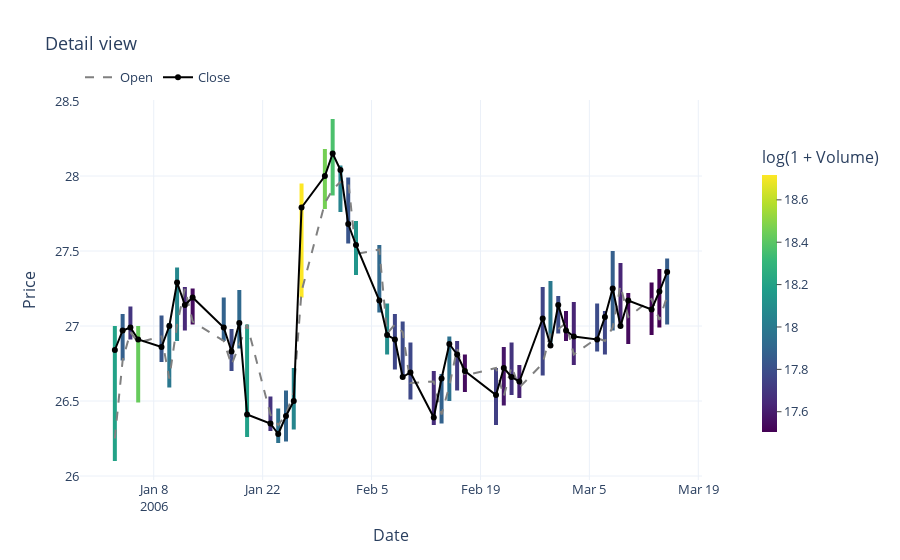
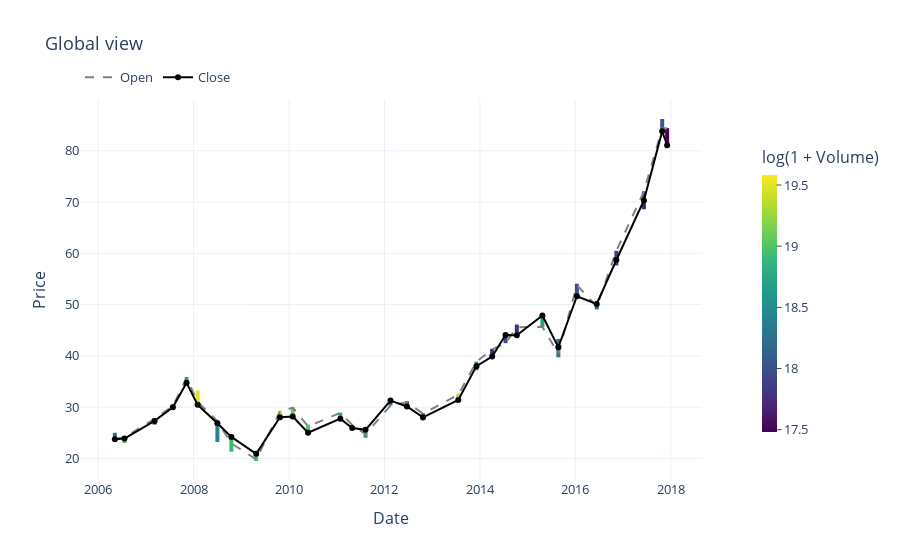

The code cell stored with these charts, in order, in its notebook:
### Markdown cell above
## Visualise time-series

### Code cell
StockVisualizer(title="Detail view").visualize(raw_df[:50])

# Compress dataframe (from each window of length 'w' select the day with the largest range Low - High)
rows, w = [], 100
for i in range(0, len(raw_df), w):
    window = raw_df.iloc[i:i+w]
    if window.empty:
        continue
    idx = (window["High"] - window["Low"]).idxmax()
    rows.append(raw_df.loc[idx])
compressed_df = pd.DataFrame(rows).reset_index(drop=True)

StockVisualizer(title="Global view").visualize(compressed_df)

### Figure 1 — Plotly figure (JSON) as saved in the notebook; plotly's stock layout.template omitted (floating-point values rounded to 4 significant figures)
{"data": [{"line": {"color": "rgb(34, 162, 135)", "width": 4}, "mode": "lines", "showlegend": false, "type": "scatter", "x": ["2006-01-03T00:00:00", "2006-01-03T00:00:00"], "y": [26.1, 27]}, {"line": {"color": "rgb(52, 96, 141)", "width": 4}, "mode": "lines", "showlegend": false, "type": "scatter", "x": ["2006-01-04T00:00:00", "2006-01-04T00:00:00"], "y": [26.77, 27.08]}, {"line": {"color": "rgb(68, 53, 127)", "width": 4}, "mode": "lines", "showlegend": false, "type": "scatter", "x": ["2006-01-05T00:00:00", "2006-01-05T00:00:00"], "y": [26.91, 27.13]}, {"line": {"color": "rgb(103, 203, 92)", "width": 4}, "mode": "lines", "showlegend": false, "type": "scatter", "x": ["2006-01-06T00:00:00", "2006-01-06T00:00:00"], "y": [26.49, 27]}, {"line": {"color": "rgb(56, 87, 139)", "width": 4}, "mode": "lines", "showlegend": false, "type": "scatter", "x": ["2006-01-09T00:00:00", "2006-01-09T00:00:00"], "y": [26.76, 27.07]}, {"line": {"color": "rgb(42, 119, 142)", "width": 4}, "mode": "lines", "showlegend": false, "type": "scatter", "x": ["2006-01-10T00:00:00", "2006-01-10T00:00:00"], "y": [26.59, 27.02]}, {"line": {"color": "rgb(37, 135, 141)", "width": 4}, "mode": "lines", "showlegend": false, "type": "scatter", "x": ["2006-01-11T00:00:00", "2006-01-11T00:00:00"], "y": [26.9, 27.39]}, {"line": {"color": "rgb(72, 41, 121)", "width": 4}, "mode": "lines", "showlegend": false, "type": "scatter", "x": ["2006-01-12T00:00:00", "2006-01-12T00:00:00"], "y": [26.97, 27.26]}, {"line": {"color": "rgb(69, 11, 94)", "width": 4}, "mode": "lines", "showlegend": false, "type": "scatter", "x": ["2006-01-13T00:00:00", "2006-01-13T00:00:00"], "y": [27.01, 27.25]}, {"line": {"color": "rgb(51, 99, 141)", "width": 4}, "mode": "lines", "showlegend": false, "type": "scatter", "x": ["2006-01-17T00:00:00", "2006-01-17T00:00:00"], "y": [26.9, 27.19]}, {"line": {"color": "rgb(62, 74, 137)", "width": 4}, "mode": "lines", "showlegend": false, "type": "scatter", "x": ["2006-01-18T00:00:00", "2006-01-18T00:00:00"], "y": [26.7, 26.98]}, {"line": {"color": "rgb(48, 105, 142)", "width": 4}, "mode": "lines", "showlegend": false, "type": "scatter", "x": ["2006-01-19T00:00:00", "2006-01-19T00:00:00"], "y": [26.85, 27.24]}, {"line": {"color": "rgb(33, 160, 136)", "width": 4}, "mode": "lines", "showlegend": false, "type": "scatter", "x": ["2006-01-20T00:00:00", "2006-01-20T00:00:00"], "y": [26.26, 27.01]}, {"line": {"color": "rgb(69, 52, 126)", "width": 4}, "mode": "lines", "showlegend": false, "type": "scatter", "x": ["2006-01-23T00:00:00", "2006-01-23T00:00:00"], "y": [26.3, 26.53]}, {"line": {"color": "rgb(45, 114, 142)", "width": 4}, "mode": "lines", "showlegend": false, "type": "scatter", "x": ["2006-01-24T00:00:00", "2006-01-24T00:00:00"], "y": [26.22, 26.45]}, {"line": {"color": "rgb(50, 101, 141)", "width": 4}, "mode": "lines", "showlegend": false, "type": "scatter", "x": ["2006-01-25T00:00:00", "2006-01-25T00:00:00"], "y": [26.23, 26.57]}, {"line": {"color": "rgb(37, 133, 141)", "width": 4}, "mode": "lines", "showlegend": false, "type": "scatter", "x": ["2006-01-26T00:00:00", "2006-01-26T00:00:00"], "y": [26.31, 26.72]}, {"line": {"color": "rgb(253, 231, 37)", "width": 4}, "mode": "lines", "showlegend": false, "type": "scatter", "x": ["2006-01-27T00:00:00", "2006-01-27T00:00:00"], "y": [27.19, 27.95]}, {"line": {"color": "rgb(116, 207, 84)", "width": 4}, "mode": "lines", "showlegend": false, "type": "scatter", "x": ["2006-01-30T00:00:00", "2006-01-30T00:00:00"], "y": [27.78, 28.18]}, {"line": {"color": "rgb(76, 192, 108)", "width": 4}, "mode": "lines", "showlegend": false, "type": "scatter", "x": ["2006-01-31T00:00:00", "2006-01-31T00:00:00"], "y": [27.87, 28.38]}, {"line": {"color": "rgb(38, 130, 142)", "width": 4}, "mode": "lines", "showlegend": false, "type": "scatter", "x": ["2006-02-01T00:00:00", "2006-02-01T00:00:00"], "y": [27.76, 28.07]}, {"line": {"color": "rgb(57, 85, 139)", "width": 4}, "mode": "lines", "showlegend": false, "type": "scatter", "x": ["2006-02-02T00:00:00", "2006-02-02T00:00:00"], "y": [27.55, 27.99]}, {"line": {"color": "rgb(33, 149, 139)", "width": 4}, "mode": "lines", "showlegend": false, "type": "scatter", "x": ["2006-02-03T00:00:00", "2006-02-03T00:00:00"], "y": [27.34, 27.7]}, {"line": {"color": "rgb(49, 105, 142)", "width": 4}, "mode": "lines", "showlegend": false, "type": "scatter", "x": ["2006-02-06T00:00:00", "2006-02-06T00:00:00"], "y": [27.09, 27.54]}, {"line": {"color": "rgb(35, 141, 140)", "width": 4}, "mode": "lines", "showlegend": false, "type": "scatter", "x": ["2006-02-07T00:00:00", "2006-02-07T00:00:00"], "y": [26.81, 27.15]}, {"line": {"color": "rgb(63, 70, 136)", "width": 4}, "mode": "lines", "showlegend": false, "type": "scatter", "x": ["2006-02-08T00:00:00", "2006-02-08T00:00:00"], "y": [26.71, 27.08]}, {"line": {"color": "rgb(61, 75, 137)", "width": 4}, "mode": "lines", "showlegend": false, "type": "scatter", "x": ["2006-02-09T00:00:00", "2006-02-09T00:00:00"], "y": [26.65, 27.03]}, {"line": {"color": "rgb(62, 72, 136)", "width": 4}, "mode": "lines", "showlegend": false, "type": "scatter", "x": ["2006-02-10T00:00:00", "2006-02-10T00:00:00"], "y": [26.51, 26.89]}, {"line": {"color": "rgb(70, 45, 123)", "width": 4}, "mode": "lines", "showlegend": false, "type": "scatter", "x": ["2006-02-13T00:00:00", "2006-02-13T00:00:00"], "y": [26.34, 26.7]}, {"line": {"color": "rgb(51, 98, 141)", "width": 4}, "mode": "lines", "showlegend": false, "type": "scatter", "x": ["2006-02-14T00:00:00", "2006-02-14T00:00:00"], "y": [26.35, 26.68]}, {"line": {"color": "rgb(45, 113, 142)", "width": 4}, "mode": "lines", "showlegend": false, "type": "scatter", "x": ["2006-02-15T00:00:00", "2006-02-15T00:00:00"], "y": [26.5, 26.93]}, {"line": {"color": "rgb(66, 59, 130)", "width": 4}, "mode": "lines", "showlegend": false, "type": "scatter", "x": ["2006-02-16T00:00:00", "2006-02-16T00:00:00"], "y": [26.57, 26.9]}, {"line": {"color": "rgb(69, 12, 94)", "width": 4}, "mode": "lines", "showlegend": false, "type": "scatter", "x": ["2006-02-17T00:00:00", "2006-02-17T00:00:00"], "y": [26.56, 26.81]}, {"line": {"color": "rgb(65, 63, 132)", "width": 4}, "mode": "lines", "showlegend": false, "type": "scatter", "x": ["2006-02-21T00:00:00", "2006-02-21T00:00:00"], "y": [26.34, 26.72]}, {"line": {"color": "rgb(70, 22, 104)", "width": 4}, "mode": "lines", "showlegend": false, "type": "scatter", "x": ["2006-02-22T00:00:00", "2006-02-22T00:00:00"], "y": [26.47, 26.86]}, {"line": {"color": "rgb(68, 52, 126)", "width": 4}, "mode": "lines", "showlegend": false, "type": "scatter", "x": ["2006-02-23T00:00:00", "2006-02-23T00:00:00"], "y": [26.54, 26.89]}, {"line": {"color": "rgb(71, 34, 114)", "width": 4}, "mode": "lines", "showlegend": false, "type": "scatter", "x": ["2006-02-24T00:00:00", "2006-02-24T00:00:00"], "y": [26.52, 26.74]}, {"line": {"color": "rgb(63, 69, 135)", "width": 4}, "mode": "lines", "showlegend": false, "type": "scatter", "x": ["2006-02-27T00:00:00", "2006-02-27T00:00:00"], "y": [26.67, 27.26]}, {"line": {"color": "rgb(42, 120, 142)", "width": 4}, "mode": "lines", "showlegend": false, "type": "scatter", "x": ["2006-02-28T00:00:00", "2006-02-28T00:00:00"], "y": [26.87, 27.3]}, {"line": {"color": "rgb(61, 76, 137)", "width": 4}, "mode": "lines", "showlegend": false, "type": "scatter", "x": ["2006-03-01T00:00:00", "2006-03-01T00:00:00"], "y": [26.95, 27.2]}, {"line": {"color": "rgb(69, 14, 96)", "width": 4}, "mode": "lines", "showlegend": false, "type": "scatter", "x": ["2006-03-02T00:00:00", "2006-03-02T00:00:00"], "y": [26.9, 27.1]}, {"line": {"color": "rgb(72, 37, 117)", "width": 4}, "mode": "lines", "showlegend": false, "type": "scatter", "x": ["2006-03-03T00:00:00", "2006-03-03T00:00:00"], "y": [26.74, 27.16]}, {"line": {"color": "rgb(61, 76, 137)", "width": 4}, "mode": "lines", "showlegend": false, "type": "scatter", "x": ["2006-03-06T00:00:00", "2006-03-06T00:00:00"], "y": [26.83, 27.15]}, {"line": {"color": "rgb(63, 70, 135)", "width": 4}, "mode": "lines", "showlegend": false, "type": "scatter", "x": ["2006-03-07T00:00:00", "2006-03-07T00:00:00"], "y": [26.81, 27.1]}, {"line": {"color": "rgb(53, 95, 141)", "width": 4}, "mode": "lines", "showlegend": false, "type": "scatter", "x": ["2006-03-08T00:00:00", "2006-03-08T00:00:00"], "y": [26.97, 27.5]}, {"line": {"color": "rgb(72, 38, 118)", "width": 4}, "mode": "lines", "showlegend": false, "type": "scatter", "x": ["2006-03-09T00:00:00", "2006-03-09T00:00:00"], "y": [27, 27.42]}, {"line": {"color": "rgb(69, 10, 93)", "width": 4}, "mode": "lines", "showlegend": false, "type": "scatter", "x": ["2006-03-10T00:00:00", "2006-03-10T00:00:00"], "y": [26.88, 27.22]}, {"line": {"color": "rgb(68, 3, 86)", "width": 4}, "mode": "lines", "showlegend": false, "type": "scatter", "x": ["2006-03-13T00:00:00", "2006-03-13T00:00:00"], "y": [26.94, 27.29]}, {"line": {"color": "rgb(68, 1, 84)", "width": 4}, "mode": "lines", "showlegend": false, "type": "scatter", "x": ["2006-03-14T00:00:00", "2006-03-14T00:00:00"], "y": [26.99, 27.38]}, {"line": {"color": "rgb(54, 93, 140)", "width": 4}, "mode": "lines", "showlegend": false, "type": "scatter", "x": ["2006-03-15T00:00:00", "2006-03-15T00:00:00"], "y": [27.01, 27.45]}, {"line": {"color": "gray", "dash": "dash", "width": 2}, "mode": "lines", "name": "Open", "type": "scatter", "x": ["2006-01-03T00:00:00", "2006-01-04T00:00:00", "2006-01-05T00:00:00", "2006-01-06T00:00:00", "2006-01-09T00:00:00", "2006-01-10T00:00:00", "2006-01-11T00:00:00", "2006-01-12T00:00:00", "2006-01-13T00:00:00", "2006-01-17T00:00:00", "2006-01-18T00:00:00", "2006-01-19T00:00:00", "2006-01-20T00:00:00", "2006-01-23T00:00:00", "2006-01-24T00:00:00", "2006-01-25T00:00:00", "2006-01-26T00:00:00", "2006-01-27T00:00:00", "2006-01-30T00:00:00", "2006-01-31T00:00:00", "2006-02-01T00:00:00", "2006-02-02T00:00:00", "2006-02-03T00:00:00", "2006-02-06T00:00:00", "2006-02-07T00:00:00", "2006-02-08T00:00:00", "2006-02-09T00:00:00", "2006-02-10T00:00:00", "2006-02-13T00:00:00", "2006-02-14T00:00:00", "2006-02-15T00:00:00", "2006-02-16T00:00:00", "2006-02-17T00:00:00", "2006-02-21T00:00:00", "2006-02-22T00:00:00", "2006-02-23T00:00:00", "2006-02-24T00:00:00", "2006-02-27T00:00:00", "2006-02-28T00:00:00", "2006-03-01T00:00:00", "2006-03-02T00:00:00", "2006-03-03T00:00:00", "2006-03-06T00:00:00", "2006-03-07T00:00:00", "2006-03-08T00:00:00", "2006-03-09T00:00:00", "2006-03-10T00:00:00", "2006-03-13T00:00:00", "2006-03-14T00:00:00", "2006-03-15T00:00:00"], "y": [26.25, 26.77, 26.96, 26.89, 26.93, 26.65, 27.01, 27.25, 27.03, 26.9, 26.74, 26.87, 27.01, 26.41, 26.34, 26.41, 26.56, 27.23, 27.82, 27.91, 27.96, 27.97, 27.48, 27.51, 26.95, 27.01, 26.96, 26.62, 26.63, 26.41, 26.6, 26.85, 26.67, 26.72, 26.53, 26.73, 26.59, 26.75, 26.95, 26.98, 27.02, 26.81, 26.92, 26.9, 26.99, 27.27, 27.06, 27.18, 27.04, 27.2]}, {"line": {"color": "black", "width": 2}, "mode": "lines+markers", "name": "Close", "type": "scatter", "x": ["2006-01-03T00:00:00", "2006-01-04T00:00:00", "2006-01-05T00:00:00", "2006-01-06T00:00:00", "2006-01-09T00:00:00", "2006-01-10T00:00:00", "2006-01-11T00:00:00", "2006-01-12T00:00:00", "2006-01-13T00:00:00", "2006-01-17T00:00:00", "2006-01-18T00:00:00", "2006-01-19T00:00:00", "2006-01-20T00:00:00", "2006-01-23T00:00:00", "2006-01-24T00:00:00", "2006-01-25T00:00:00", "2006-01-26T00:00:00", "2006-01-27T00:00:00", "2006-01-30T00:00:00", "2006-01-31T00:00:00", "2006-02-01T00:00:00", "2006-02-02T00:00:00", "2006-02-03T00:00:00", "2006-02-06T00:00:00", "2006-02-07T00:00:00", "2006-02-08T00:00:00", "2006-02-09T00:00:00", "2006-02-10T00:00:00", "2006-02-13T00:00:00", "2006-02-14T00:00:00", "2006-02-15T00:00:00", "2006-02-16T00:00:00", "2006-02-17T00:00:00", "2006-02-21T00:00:00", "2006-02-22T00:00:00", "2006-02-23T00:00:00", "2006-02-24T00:00:00", "2006-02-27T00:00:00", "2006-02-28T00:00:00", "2006-03-01T00:00:00", "2006-03-02T00:00:00", "2006-03-03T00:00:00", "2006-03-06T00:00:00", "2006-03-07T00:00:00", "2006-03-08T00:00:00", "2006-03-09T00:00:00", "2006-03-10T00:00:00", "2006-03-13T00:00:00", "2006-03-14T00:00:00", "2006-03-15T00:00:00"], "y": [26.84, 26.97, 26.99, 26.91, 26.86, 27, 27.29, 27.14, 27.19, 26.99, 26.83, 27.02, 26.41, 26.35, 26.28, 26.4, 26.5, 27.79, 28, 28.15, 28.04, 27.68, 27.54, 27.17, 26.94, 26.91, 26.66, 26.69, 26.39, 26.65, 26.88, 26.81, 26.7, 26.54, 26.72, 26.66, 26.63, 27.05, 26.87, 27.14, 26.97, 26.93, 26.91, 27.06, 27.25, 27, 27.17, 27.11, 27.23, 27.36]}, {"hoverinfo": "none", "marker": {"cmax": 18.72, "cmin": 17.5, "colorbar": {"len": 0.8, "outlinewidth": 0, "thickness": 15, "ticks": "outside", "title": {"text": "log(1 + Volume)"}, "x": 1.08, "xanchor": "left", "y": 0.5, "yanchor": "middle"}, "colorscale": [[0, "#440154"], [0.1111, "#482878"], [0.2222, "#3e4989"], [0.3333, "#31688e"], [0.4444, "#26828e"], [0.5556, "#1f9e89"], [0.6667, "#35b779"], [0.7778, "#6ece58"], [0.8889, "#b5de2b"], [1, "#fde725"]], "showscale": true}, "mode": "markers", "showlegend": false, "type": "scatter", "x": [null], "y": [null]}], "layout": {"font": {"size": 13}, "legend": {"orientation": "h", "x": 0, "xanchor": "left", "y": 1.02, "yanchor": "bottom"}, "margin": {"r": 120}, "title": {"text": "Detail view"}, "xaxis": {"title": {"text": "Date"}}, "yaxis": {"title": {"text": "Price"}}}}

### Figure 2 — Plotly figure (JSON) as saved in the notebook; plotly's stock layout.template omitted (floating-point values rounded to 4 significant figures)
{"data": [{"line": {"color": "rgb(48, 107, 142)", "width": 4}, "mode": "lines", "showlegend": false, "type": "scatter", "x": ["2006-05-08T00:00:00", "2006-05-08T00:00:00"], "y": [23.51, 25]}, {"line": {"color": "rgb(78, 193, 107)", "width": 4}, "mode": "lines", "showlegend": false, "type": "scatter", "x": ["2006-07-21T00:00:00", "2006-07-21T00:00:00"], "y": [23, 24.15]}, {"line": {"color": "rgb(54, 93, 140)", "width": 4}, "mode": "lines", "showlegend": false, "type": "scatter", "x": ["2007-03-08T00:00:00", "2007-03-08T00:00:00"], "y": [26.6, 27.85]}, {"line": {"color": "rgb(44, 116, 142)", "width": 4}, "mode": "lines", "showlegend": false, "type": "scatter", "x": ["2007-07-26T00:00:00", "2007-07-26T00:00:00"], "y": [29.51, 30.53]}, {"line": {"color": "rgb(37, 165, 133)", "width": 4}, "mode": "lines", "showlegend": false, "type": "scatter", "x": ["2007-11-08T00:00:00", "2007-11-08T00:00:00"], "y": [34.4, 35.9]}, {"line": {"color": "rgb(224, 227, 39)", "width": 4}, "mode": "lines", "showlegend": false, "type": "scatter", "x": ["2008-02-01T00:00:00", "2008-02-01T00:00:00"], "y": [30.25, 33.25]}, {"line": {"color": "rgb(38, 131, 142)", "width": 4}, "mode": "lines", "showlegend": false, "type": "scatter", "x": ["2008-07-01T00:00:00", "2008-07-01T00:00:00"], "y": [23.19, 27.38]}, {"line": {"color": "rgb(57, 185, 119)", "width": 4}, "mode": "lines", "showlegend": false, "type": "scatter", "x": ["2008-10-16T00:00:00", "2008-10-16T00:00:00"], "y": [21.31, 24.19]}, {"line": {"color": "rgb(68, 189, 112)", "width": 4}, "mode": "lines", "showlegend": false, "type": "scatter", "x": ["2009-04-24T00:00:00", "2009-04-24T00:00:00"], "y": [19.5, 21.2]}, {"line": {"color": "rgb(214, 226, 40)", "width": 4}, "mode": "lines", "showlegend": false, "type": "scatter", "x": ["2009-10-23T00:00:00", "2009-10-23T00:00:00"], "y": [27.88, 29.35]}, {"line": {"color": "rgb(102, 203, 93)", "width": 4}, "mode": "lines", "showlegend": false, "type": "scatter", "x": ["2010-01-29T00:00:00", "2010-01-29T00:00:00"], "y": [27.66, 29.92]}, {"line": {"color": "rgb(79, 194, 106)", "width": 4}, "mode": "lines", "showlegend": false, "type": "scatter", "x": ["2010-05-26T00:00:00", "2010-05-26T00:00:00"], "y": [24.56, 26.6]}, {"line": {"color": "rgb(42, 171, 129)", "width": 4}, "mode": "lines", "showlegend": false, "type": "scatter", "x": ["2011-01-28T00:00:00", "2011-01-28T00:00:00"], "y": [27.45, 28.93]}, {"line": {"color": "rgb(253, 231, 37)", "width": 4}, "mode": "lines", "showlegend": false, "type": "scatter", "x": ["2011-04-29T00:00:00", "2011-04-29T00:00:00"], "y": [25.36, 26.64]}, {"line": {"color": "rgb(32, 159, 137)", "width": 4}, "mode": "lines", "showlegend": false, "type": "scatter", "x": ["2011-08-09T00:00:00", "2011-08-09T00:00:00"], "y": [24.03, 25.62]}, {"line": {"color": "rgb(40, 125, 142)", "width": 4}, "mode": "lines", "showlegend": false, "type": "scatter", "x": ["2012-02-16T00:00:00", "2012-02-16T00:00:00"], "y": [30.3, 31.55]}, {"line": {"color": "rgb(72, 37, 117)", "width": 4}, "mode": "lines", "showlegend": false, "type": "scatter", "x": ["2012-06-21T00:00:00", "2012-06-21T00:00:00"], "y": [30.06, 31.14]}, {"line": {"color": "rgb(46, 110, 142)", "width": 4}, "mode": "lines", "showlegend": false, "type": "scatter", "x": ["2012-10-22T00:00:00", "2012-10-22T00:00:00"], "y": [27.83, 28.83]}, {"line": {"color": "rgb(176, 221, 46)", "width": 4}, "mode": "lines", "showlegend": false, "type": "scatter", "x": ["2013-07-19T00:00:00", "2013-07-19T00:00:00"], "y": [31.02, 32.67]}, {"line": {"color": "rgb(33, 149, 139)", "width": 4}, "mode": "lines", "showlegend": false, "type": "scatter", "x": ["2013-12-05T00:00:00", "2013-12-05T00:00:00"], "y": [37.18, 38.88]}, {"line": {"color": "rgb(70, 46, 123)", "width": 4}, "mode": "lines", "showlegend": false, "type": "scatter", "x": ["2014-04-04T00:00:00", "2014-04-04T00:00:00"], "y": [39.64, 41.39]}, {"line": {"color": "rgb(61, 75, 137)", "width": 4}, "mode": "lines", "showlegend": false, "type": "scatter", "x": ["2014-07-16T00:00:00", "2014-07-16T00:00:00"], "y": [42.48, 44.31]}, {"line": {"color": "rgb(70, 47, 124)", "width": 4}, "mode": "lines", "showlegend": false, "type": "scatter", "x": ["2014-10-10T00:00:00", "2014-10-10T00:00:00"], "y": [43.95, 46.12]}, {"line": {"color": "rgb(35, 162, 134)", "width": 4}, "mode": "lines", "showlegend": false, "type": "scatter", "x": ["2015-04-24T00:00:00", "2015-04-24T00:00:00"], "y": [45.65, 48.14]}, {"line": {"color": "rgb(44, 116, 142)", "width": 4}, "mode": "lines", "showlegend": false, "type": "scatter", "x": ["2015-08-24T00:00:00", "2015-08-24T00:00:00"], "y": [39.72, 43.31]}, {"line": {"color": "rgb(59, 81, 138)", "width": 4}, "mode": "lines", "showlegend": false, "type": "scatter", "x": ["2016-01-13T00:00:00", "2016-01-13T00:00:00"], "y": [51.3, 54.07]}, {"line": {"color": "rgb(46, 110, 142)", "width": 4}, "mode": "lines", "showlegend": false, "type": "scatter", "x": ["2016-06-13T00:00:00", "2016-06-13T00:00:00"], "y": [49.06, 50.72]}, {"line": {"color": "rgb(65, 62, 132)", "width": 4}, "mode": "lines", "showlegend": false, "type": "scatter", "x": ["2016-11-10T00:00:00", "2016-11-10T00:00:00"], "y": [57.63, 60.49]}, {"line": {"color": "rgb(72, 39, 119)", "width": 4}, "mode": "lines", "showlegend": false, "type": "scatter", "x": ["2017-06-09T00:00:00", "2017-06-09T00:00:00"], "y": [68.59, 72.08]}, {"line": {"color": "rgb(55, 90, 140)", "width": 4}, "mode": "lines", "showlegend": false, "type": "scatter", "x": ["2017-10-27T00:00:00", "2017-10-27T00:00:00"], "y": [83.61, 86.2]}, {"line": {"color": "rgb(68, 1, 84)", "width": 4}, "mode": "lines", "showlegend": false, "type": "scatter", "x": ["2017-12-04T00:00:00", "2017-12-04T00:00:00"], "y": [80.7, 84.43]}, {"line": {"color": "gray", "dash": "dash", "width": 2}, "mode": "lines", "name": "Open", "type": "scatter", "x": ["2006-05-08T00:00:00", "2006-07-21T00:00:00", "2007-03-08T00:00:00", "2007-07-26T00:00:00", "2007-11-08T00:00:00", "2008-02-01T00:00:00", "2008-07-01T00:00:00", "2008-10-16T00:00:00", "2009-04-24T00:00:00", "2009-10-23T00:00:00", "2010-01-29T00:00:00", "2010-05-26T00:00:00", "2011-01-28T00:00:00", "2011-04-29T00:00:00", "2011-08-09T00:00:00", "2012-02-16T00:00:00", "2012-06-21T00:00:00", "2012-10-22T00:00:00", "2013-07-19T00:00:00", "2013-12-05T00:00:00", "2014-04-04T00:00:00", "2014-07-16T00:00:00", "2014-10-10T00:00:00", "2015-04-24T00:00:00", "2015-08-24T00:00:00", "2016-01-13T00:00:00", "2016-06-13T00:00:00", "2016-11-10T00:00:00", "2017-06-09T00:00:00", "2017-10-27T00:00:00", "2017-12-04T00:00:00"], "y": [23.85, 24.08, 27.72, 30.24, 35.6, 31.06, 27.26, 22.94, 19.82, 29.2, 29.9, 26.23, 28.9, 26.55, 24.71, 30.31, 30.96, 28.73, 32.4, 38.85, 41.25, 42.51, 45.6, 45.66, 40.45, 53.8, 49.58, 60.48, 72.04, 84.37, 84.42]}, {"line": {"color": "black", "width": 2}, "mode": "lines+markers", "name": "Close", "type": "scatter", "x": ["2006-05-08T00:00:00", "2006-07-21T00:00:00", "2007-03-08T00:00:00", "2007-07-26T00:00:00", "2007-11-08T00:00:00", "2008-02-01T00:00:00", "2008-07-01T00:00:00", "2008-10-16T00:00:00", "2009-04-24T00:00:00", "2009-10-23T00:00:00", "2010-01-29T00:00:00", "2010-05-26T00:00:00", "2011-01-28T00:00:00", "2011-04-29T00:00:00", "2011-08-09T00:00:00", "2012-02-16T00:00:00", "2012-06-21T00:00:00", "2012-10-22T00:00:00", "2013-07-19T00:00:00", "2013-12-05T00:00:00", "2014-04-04T00:00:00", "2014-07-16T00:00:00", "2014-10-10T00:00:00", "2015-04-24T00:00:00", "2015-08-24T00:00:00", "2016-01-13T00:00:00", "2016-06-13T00:00:00", "2016-11-10T00:00:00", "2017-06-09T00:00:00", "2017-10-27T00:00:00", "2017-12-04T00:00:00"], "y": [23.73, 23.87, 27.32, 29.98, 34.74, 30.45, 26.87, 24.19, 20.91, 28.02, 28.18, 25.01, 27.75, 25.92, 25.58, 31.28, 30.14, 28, 31.4, 38, 39.87, 44.08, 44.03, 47.87, 41.68, 51.64, 50.14, 58.7, 70.32, 83.81, 81.08]}, {"hoverinfo": "none", "marker": {"cmax": 19.58, "cmin": 17.48, "colorbar": {"len": 0.8, "outlinewidth": 0, "thickness": 15, "ticks": "outside", "title": {"text": "log(1 + Volume)"}, "x": 1.08, "xanchor": "left", "y": 0.5, "yanchor": "middle"}, "colorscale": [[0, "#440154"], [0.1111, "#482878"], [0.2222, "#3e4989"], [0.3333, "#31688e"], [0.4444, "#26828e"], [0.5556, "#1f9e89"], [0.6667, "#35b779"], [0.7778, "#6ece58"], [0.8889, "#b5de2b"], [1, "#fde725"]], "showscale": true}, "mode": "markers", "showlegend": false, "type": "scatter", "x": [null], "y": [null]}], "layout": {"font": {"size": 13}, "legend": {"orientation": "h", "x": 0, "xanchor": "left", "y": 1.02, "yanchor": "bottom"}, "margin": {"r": 120}, "title": {"text": "Global view"}, "xaxis": {"title": {"text": "Date"}}, "yaxis": {"title": {"text": "Price"}}}}
